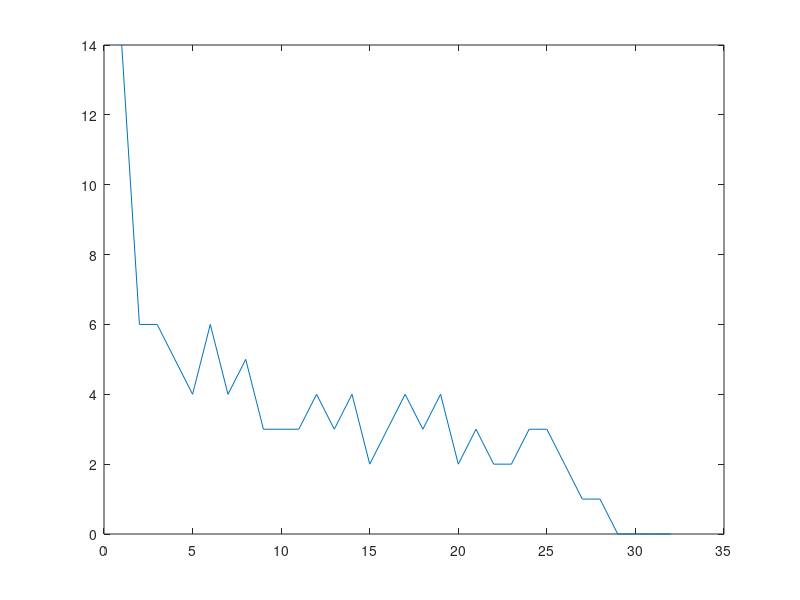

MATLAB code for this plot:
% Generate codeword of Ncodebits with 'high' autocorrelation

Ncodebits = 32;                 % # of bits of code


% TODO:  maximize autocorrelation
x = sign(randn(Ncodebits,1));   % generate random 64 bit binary code
x = (x > 0 )+ 0;
x = x';
r = conv(x, fliplr(x));
r = r(Ncodebits:end);
r0 = r(1);
plot(r);